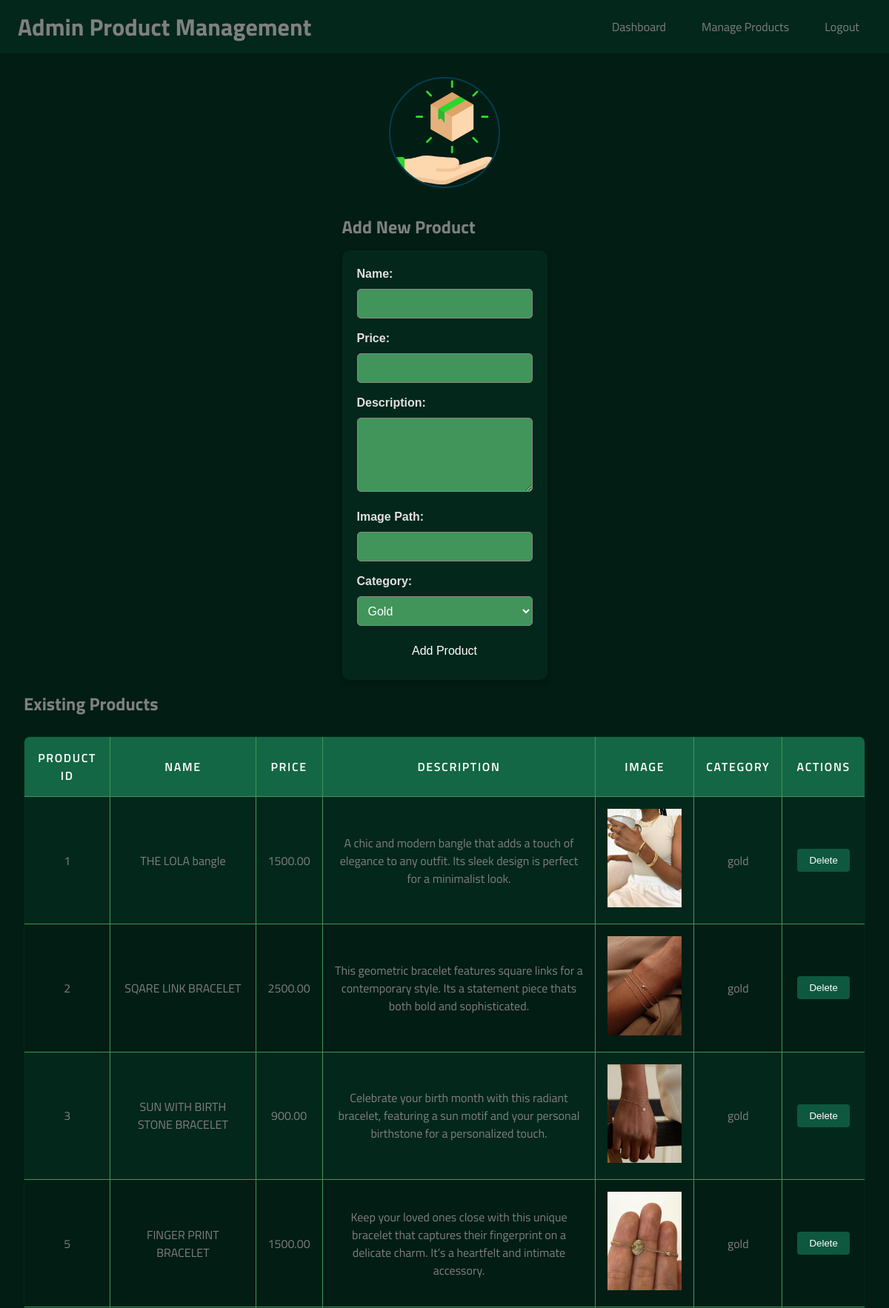
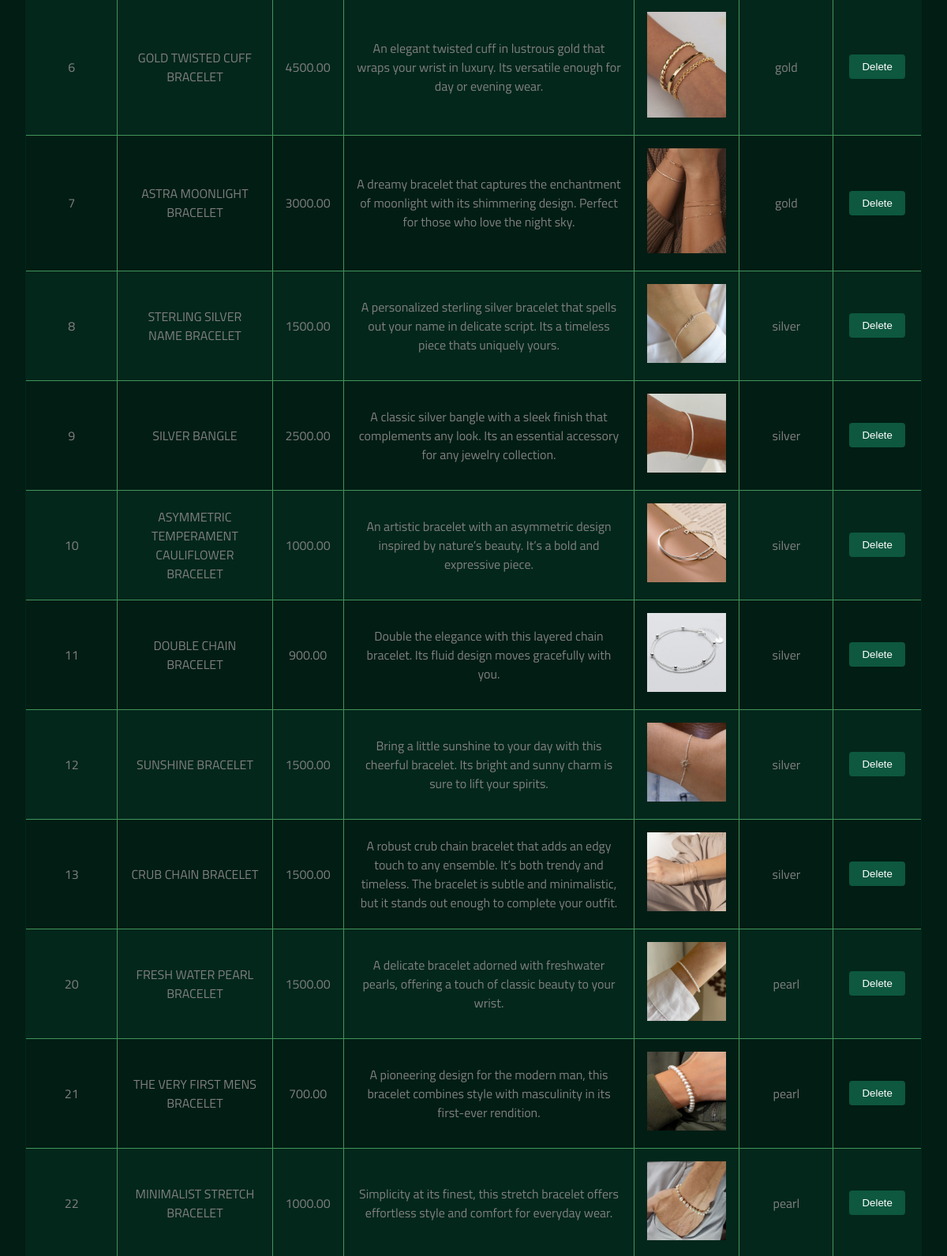
The app's page /admin_product_management.php (upper part) with its own data (2 pictures, top to bottom).
### tables this page shows
CREATE TABLE `products` (
  `product_id` int(11) NOT NULL,
  `name` varchar(255) NOT NULL,
  `price` decimal(10,2) NOT NULL,
  `description` text DEFAULT NULL,
  `image` varchar(255) DEFAULT NULL,
  `category` varchar(255) DEFAULT NULL
);

### admin_product_management.php (the view, shortened to what this page needs)
<?php
$servername = "localhost";
$username = "root";
$password = "";
$database = "evara_db";
$conn = new mysqli($servername, $username, $password, $database);
$sql = "SELECT * FROM products";
$result = $conn->query($sql);
?>
<!DOCTYPE html>
<html lang="en">
<head>
    <link rel="stylesheet" href="CSS/admin.css">
    <link rel="stylesheet" href="CSS/style.css">
    <link rel="stylesheet" href="CSS/managePro.css">
</head>
<body>
    <header>
        <h1>Admin Product Management</h1>
        <nav>
            <ul>
                <li><a href="admin_dashboard.php">Dashboard</a></li>
                <li><a href="admin_product_management.php">Manage Products</a></li>
                <li><a href="logout.php">Logout</a></li>
            </ul>
        </nav>
    </header>
    <main>
        <br>
        <br>
        <br>
        <section id="addnewpro">
        <div class="admin-image">
                    <img src="pics/offer.png" alt="admin Image">
                </div>
                <br>
            <h2>Add New Product</h2>
            <form action="admin_product_management.php" method="post">
                <label for="name">Name:</label>
                <input type="text" id="name" name="name" required><br>
                <label for="price">Price:</label>
                <input type="number" id="price" name="price" step="0.01" required><br>
                <label for="description">Description:</label>
                <textarea id="description" name="description" required></textarea><br>
                <label for="image">Image Path:</label>
                <input type="text" id="image" name="image" required>
                <label for="category">Category:</label>
                <select id="category" name="category" required>
                    <option value="Gold">Gold</option>
                </select><br>
                <input type="submit" name="add_product" value="Add Product">
            </form>
        </section>
        <section>
            <h2>Existing Products</h2>
            <div class="table-container">
            <table class="admin-table" border="1">
                <thead>
                    <tr>
                        <th>Product ID</th>
                        <th>Name</th>
                        <th>Price</th>
                        <th>Description</th>
                        <th>Image</th>
                        <th>Category</th>
                        <th>Actions</th>
                    </tr>
                </thead>
                <tbody>
                    <?php
                    if ($result->num_rows > 0) {
                        while($row = $result->fetch_assoc()) {
                            echo "<tr>";
                            echo "<td>" . $row['product_id'] . "</td>";
                            echo "<td>" . $row['name'] . "</td>";
                            echo "<td>" . $row['price'] . "</td>";
                            echo "<td>" . $row['description'] . "</td>";
                            echo "<td><img src='pics/" . $row['image'] . "' alt='" . $row['name'] . "' style='width: 100px; height: auto;'></td>";
                            echo "<td>" . $row['category'] . "</td>";
                            echo "<td><button><a href='admin_product_management.php?delete=" . $row['product_id'] . "' onclick='return confirm(\"Are you sure?\")'>Delete</button></a></td>";
                            echo "</tr>";
                        }
                    } else {
                        echo "<tr><td colspan='7'>No products found</td></tr>";
                    }
                    ?>
                </tbody>
            </table>
            </div>
        </section>
    </main>
</body>
</html>
</body>
</html>

### CSS/admin.css (style rules this page uses)
body { font-family: 'Titillium Web', sans-serif; background-color: #011d14; color: #808080; margin: 0; padding: 0; }
header { background-color: #03271b; color: #fff; padding: 1rem; text-align: center; }
main { padding: 2rem; display: flex; justify-content: center; align-items: center; flex-direction: column; }
.admin-image { display: flex; justify-content: center; margin-bottom: 1rem; }
.admin-image img { width: 150px; height: auto; border-radius: 50%; border: 2px solid #023e4f; }
.table-container { width: 100%; max-width: 2000px; margin: 2rem auto; overflow-x: auto; }
.admin-table { width: 100%; border-collapse: collapse; font-size: 1rem; text-align: center; background-color: #03271b; border-radius: 8px; overflow: hidden; }
.admin-table th, .admin-table td { padding: 1rem; border: 1px solid #41945a; }
.admin-table th { background-color: #146744; color: #fff; font-weight: 600; text-transform: uppercase; letter-spacing: 0.1em; }
.admin-table tr:nth-child(even) { background-color: #011d14; }
.admin-table td { color: #808080; transition: background-color 0.3s ease; }
form { max-width: 500px; margin: 0 auto; padding: 20px; border-radius: 8px; box-shadow: 0px 0px 10px rgba(0, 0, 0, 0.1); font-family: Arial, sans-serif; }
label { display: block; margin-bottom: 10px; font-weight: bold; color: #333; }
input[type="text"], input[type="number"], textarea, select { width: 100%; padding: 10px; margin-bottom: 20px; border: 1px solid; border-radius: 4px; box-sizing: border-box; font-size: 16px; }
textarea { height: 100px; resize: vertical; }
input[type="submit"] { background-color: #4CAF50; color: white; border: none; padding: 12px 20px; cursor: pointer; font-size: 16px; border-radius: 4px; width: 100%; }
select { height: 40px; }
.admin-table td button { background-color: #0d583f; color: #fff; border: none; padding: 0.5rem 1rem; cursor: pointer; border-radius: 4px; margin: 0 0.25rem; transition: background-color 0.3s ease; text-decoration: none; }
.admin-table td a { color: inherit; text-decoration: none; }

### CSS/style.css (style rules this page uses)
* { box-sizing: border-box; margin: 0; padding: 0; }
body { background-color: #011d14; line-height: 24px; font-size: 16px; font-weight: 400; visibility: visible; font-family: "Titillium Web", sans-serif; color: #808080; margin: 0; padding: 0; }
header { background-color: #03271b; color: #808080; padding: 1.5rem; display: flex; justify-content: space-between; align-items: center; position: fixed; background-attachment: fixed; backdrop-filter: blur(10px); width: 100%; z-index: 100; }
header nav ul { list-style: none; display: flex; margin: 0; padding: 0; }
header nav ul li { margin-left: 1rem; }
header nav ul li a { color: #808080; text-decoration: none; padding: 1rem; font-size: 1rem; transition: color 0.3s ease; }

### CSS/managePro.css (style rules this page uses)
form { max-width: 600px; margin: 20px auto; padding: 20px; background-color: #03271b; border-radius: 10px; box-shadow: 0 4px 8px rgba(0, 0, 0, 0.2); }
form label { display: block; margin-bottom: 8px; font-weight: bold; color: #e0e0e0; }
form input[type="text"], form input[type="number"], form textarea, form select { width: 100%; padding: 10px; margin-bottom: 15px; border: 1px solid #888; border-radius: 5px; background-color: #41945a; color: #fff; box-sizing: border-box; }
form textarea { resize: vertical; }
form input[type="submit"] { background-color: #03271b; color: white; padding: 10px 20px; border: none; border-radius: 5px; cursor: pointer; font-size: 16px; transition: background-color 0.3s ease; }

### records on screen
products: product_id "1", name "THE LOLA bangle", price "1500.00", description "A chic and modern bangle that adds a touch of elegance to any outfit. Its sleek design is perfect for a minimalist look.", image (picture), category "gold"
products: product_id "2", name "SQARE LINK BRACELET", price "2500.00", description "This geometric bracelet features square links for a contemporary style. Its a statement piece thats both bold and sophisticated.", image (picture), category "gold"
products: product_id "3", name "SUN WITH BIRTH STONE BRACELET", price "900.00", description "Celebrate your birth month with this radiant bracelet, featuring a sun motif and your personal birthstone for a personalized touch.", image (picture), category "gold"
products: product_id "5", name "FINGER PRINT BRACELET", price "1500.00", description "Keep your loved ones close with this unique bracelet that captures their fingerprint on a delicate charm. It’s a heartfelt and intimate accessory.", image (picture), category "gold"
products: product_id "6", name "GOLD TWISTED CUFF BRACELET", price "4500.00", description "An elegant twisted cuff in lustrous gold that wraps your wrist in luxury. Its versatile enough for day or evening wear.", image (picture), category "gold"
products: product_id "7", name "ASTRA MOONLIGHT BRACELET", price "3000.00", description "A dreamy bracelet that captures the enchantment of moonlight with its shimmering design. Perfect for those who love the night sky.", image (picture), category "gold"
products: product_id "8", name "STERLING SILVER NAME BRACELET", price "1500.00", description "A personalized sterling silver bracelet that spells out your name in delicate script. Its a timeless piece thats uniquely yours.", image (picture), category "silver"
products: product_id "9", name "SILVER BANGLE", price "2500.00", description "A classic silver bangle with a sleek finish that complements any look. Its an essential accessory for any jewelry collection.", image (picture), category "silver"
products: product_id "10", name "ASYMMETRIC TEMPERAMENT CAULIFLOWER BRACELET", price "1000.00", description "An artistic bracelet with an asymmetric design inspired by nature’s beauty. It’s a bold and expressive piece.", image (picture), category "silver"
products: product_id "11", name "DOUBLE CHAIN BRACELET", price "900.00", description "Double the elegance with this layered chain bracelet. Its fluid design moves gracefully with you.", image (picture), category "silver"
products: product_id "12", name "SUNSHINE BRACELET", price "1500.00", description "Bring a little sunshine to your day with this cheerful bracelet. Its bright and sunny charm is sure to lift your spirits.", image (picture), category "silver"
products: product_id "13", name "CRUB CHAIN BRACELET", price "1500.00", description "A robust crub chain bracelet that adds an edgy touch to any ensemble. It’s both trendy and timeless. The bracelet is subtle and minimalistic, but it stands out enough to complete your outfit.", image (picture), category "silver"
products: product_id "20", name "FRESH WATER PEARL BRACELET", price "1500.00", description "A delicate bracelet adorned with freshwater pearls, offering a touch of classic beauty to your wrist.", image (picture), category "pearl"
products: product_id "21", name "THE VERY FIRST MENS BRACELET", price "700.00", description "A pioneering design for the modern man, this bracelet combines style with masculinity in its first-ever rendition.", image (picture), category "pearl"
products: product_id "22", name "MINIMALIST STRETCH BRACELET", price "1000.00", description "Simplicity at its finest, this stretch bracelet offers effortless style and comfort for everyday wear.", image (picture), category "pearl"
